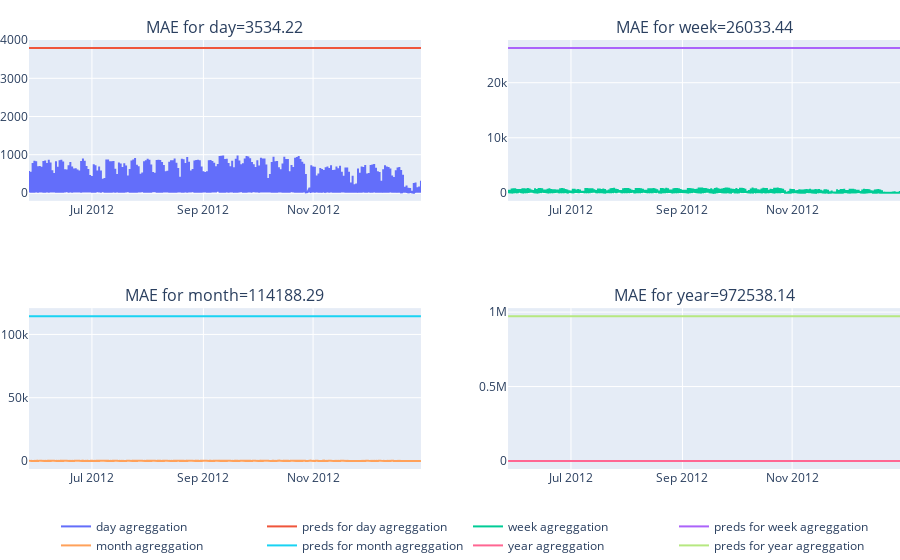

This figure's notebook cell:
### Code cell
fig = make_subplots(rows=2, cols=2, subplot_titles=(f"MAE for day={mae_mean_day}", f"MAE for week={mae_mean_week}", 
                                                    f"MAE for month={mae_mean_month}", f"MAE for year={mae_mean_year}"))
fig.add_trace(go.Scatter(x=test_day_sum.index, y= test_day_sum['cnt'], name = 'day agreggation'), 1,1)
fig.add_trace(go.Scatter(x= test_day_sum.index, y=test_day_sum['pred1'], name = 'preds for day agreggation'), 1,1)

fig.add_trace(go.Scatter(x=test_week_sum.index, y= test_week_sum['cnt'], name = 'week agreggation'), 1,2)
fig.add_trace(go.Scatter(x= test_week_sum.index, y=test_week_sum['pred1'], name = 'preds for week agreggation'), 1,2)

fig.add_trace(go.Scatter(x=test_month_sum.index, y= test_month_sum['cnt'], name = 'month agreggation'), 2,1)
fig.add_trace(go.Scatter(x= test_month_sum.index, y=test_month_sum['pred1'], name = 'preds for month agreggation'), 2,1)

fig.add_trace(go.Scatter(x=test_year_sum.index, y= test_year_sum['cnt'], name = 'year agreggation'), 2,2)
fig.add_trace(go.Scatter(x= test_year_sum.index, y=test_year_sum['pred1'], name = 'preds for year agreggation'), 2,2)

fig.update_layout(legend_orientation="h",
                  legend=dict(x=.5, xanchor="center"),
                  hovermode="x",
                  margin=dict(l=0, r=0, t=40, b=0))
fig.show()

### Figure 1 — Plotly figure (JSON) as saved in the notebook; plotly's stock layout.template omitted (floating-point values rounded to 4 significant figures; data arrays with more than 128 entries replaced by an {"elided": "..."} marker saying what was removed)
{"data": [{"name": "day agreggation", "type": "scatter", "x": {"elided": "5214 str values"}, "xaxis": "x", "y": {"elided": "5214 int values"}, "yaxis": "y"}, {"name": "preds for day agreggation", "type": "scatter", "x": {"elided": "5214 str values"}, "xaxis": "x", "y": {"elided": "5214 float values"}, "yaxis": "y"}, {"name": "week agreggation", "type": "scatter", "x": {"elided": "5214 str values"}, "xaxis": "x2", "y": {"elided": "5214 int values"}, "yaxis": "y2"}, {"name": "preds for week agreggation", "type": "scatter", "x": {"elided": "5214 str values"}, "xaxis": "x2", "y": {"elided": "5214 float values"}, "yaxis": "y2"}, {"name": "month agreggation", "type": "scatter", "x": {"elided": "5214 str values"}, "xaxis": "x3", "y": {"elided": "5214 int values"}, "yaxis": "y3"}, {"name": "preds for month agreggation", "type": "scatter", "x": {"elided": "5214 str values"}, "xaxis": "x3", "y": {"elided": "5214 float values"}, "yaxis": "y3"}, {"name": "year agreggation", "type": "scatter", "x": {"elided": "5214 str values"}, "xaxis": "x4", "y": {"elided": "5214 int values"}, "yaxis": "y4"}, {"name": "preds for year agreggation", "type": "scatter", "x": {"elided": "5214 str values"}, "xaxis": "x4", "y": {"elided": "5214 float values"}, "yaxis": "y4"}], "layout": {"annotations": [{"font": {"size": 16}, "showarrow": false, "text": "MAE for day=3534.22", "x": 0.225, "xanchor": "center", "xref": "paper", "y": 1, "yanchor": "bottom", "yref": "paper"}, {"font": {"size": 16}, "showarrow": false, "text": "MAE for week=26033.44", "x": 0.775, "xanchor": "center", "xref": "paper", "y": 1, "yanchor": "bottom", "yref": "paper"}, {"font": {"size": 16}, "showarrow": false, "text": "MAE for month=114188.29", "x": 0.225, "xanchor": "center", "xref": "paper", "y": 0.375, "yanchor": "bottom", "yref": "paper"}, {"font": {"size": 16}, "showarrow": false, "text": "MAE for year=972538.14", "x": 0.775, "xanchor": "center", "xref": "paper", "y": 0.375, "yanchor": "bottom", "yref": "paper"}], "hovermode": "x", "legend": {"orientation": "h", "x": 0.5, "xanchor": "center"}, "margin": {"b": 0, "l": 0, "r": 0, "t": 40}, "xaxis": {"anchor": "y", "domain": [0, 0.45]}, "xaxis2": {"anchor": "y2", "domain": [0.55, 1]}, "xaxis3": {"anchor": "y3", "domain": [0, 0.45]}, "xaxis4": {"anchor": "y4", "domain": [0.55, 1]}, "yaxis": {"anchor": "x", "domain": [0.625, 1]}, "yaxis2": {"anchor": "x2", "domain": [0.625, 1]}, "yaxis3": {"anchor": "x3", "domain": [0, 0.375]}, "yaxis4": {"anchor": "x4", "domain": [0, 0.375]}}}
